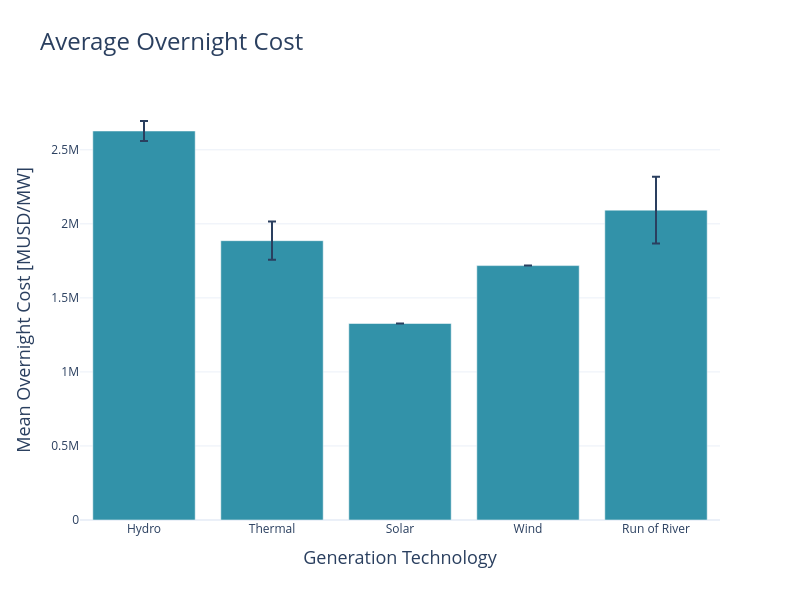

This figure's notebook cell:
### Code cell
# Calculate mean and standard error
gen_overnight_cost = gen_costs.groupby('gen_tech')['gen_overnight_cost'].agg(['mean', 'sem']).reset_index()
gen_overnight_cost = gen_overnight_cost.rename(columns={'mean': 'gen_overnight_cost', 'sem': 'error'})
# Apply desired order
gen_overnight_cost['gen_tech'] = pd.Categorical(gen_overnight_cost['gen_tech'], categories=tech_order, ordered=True)
gen_overnight_cost = gen_overnight_cost.sort_values('gen_tech')
# Plot
fig = go.Figure()
fig.add_trace(go.Bar(
    x=gen_overnight_cost['gen_tech'], y=gen_overnight_cost['gen_overnight_cost'],
    error_y=dict(type='data', array=gen_overnight_cost['error']),
    marker_color=colors[0]
))
fig.update_layout(
    height=12*50, width=16*50, template='plotly_white',
    title=dict(text='Average Overnight Cost', font=dict(size=24)),
    xaxis_title='Generation Technology', yaxis_title='Mean Overnight Cost [MUSD/MW]',
    xaxis=dict(title_font=dict(size=18), categoryorder='array', categoryarray=tech_order),
    yaxis=dict(title_font=dict(size=18))
)
fig.write_image("../images/Average Overnight Cost with Error Bars.png")
fig.show()

### Figure 1 — Plotly figure (JSON) as saved in the notebook; plotly's stock layout.template omitted (floating-point values rounded to 4 significant figures)
{"data": [{"error_y": {"array": [67610.0, 128900.0, 0, 0, 225800.0], "type": "data"}, "marker": {"color": "#3292A9"}, "type": "bar", "x": ["Hydro", "Thermal", "Solar", "Wind", "Run of River"], "y": [2627000.0, 1886000.0, 1327000, 1718000, 2092500]}], "layout": {"height": 600, "title": {"font": {"size": 24}, "text": "Average Overnight Cost"}, "width": 800, "xaxis": {"categoryarray": ["Hydro", "Thermal", "Solar", "Wind", "Run of River"], "categoryorder": "array", "title": {"font": {"size": 18}, "text": "Generation Technology"}}, "yaxis": {"title": {"font": {"size": 18}, "text": "Mean Overnight Cost [MUSD/MW]"}}}}
